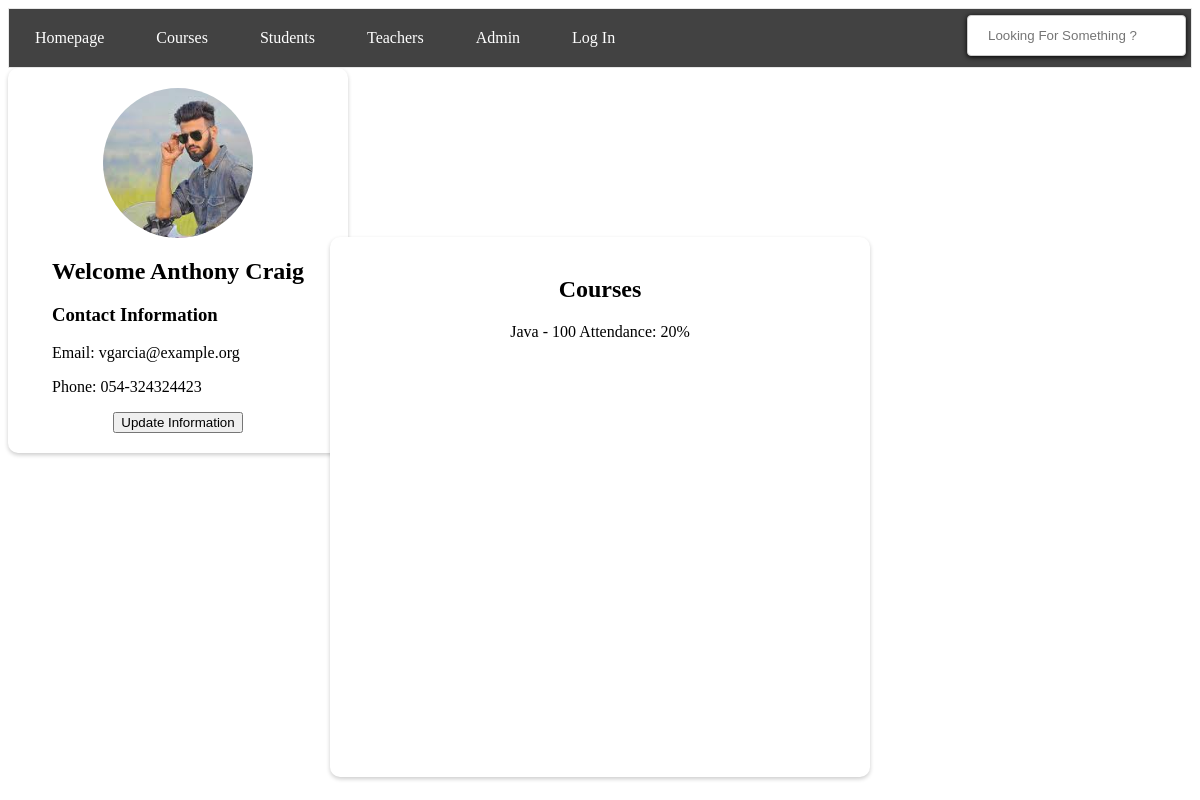
Screenshot of /student/1 with the database file from the repository.
### tables this page shows
CREATE TABLE students (
                id INTEGER PRIMARY KEY, 
                name TEXT NOT NULL,
                email TEXT UNIQUE NOT NULL,
                phone TEXT,
                photo_filename TEXT
            );

CREATE TABLE courses (
                id INTEGER PRIMARY KEY, 
                name TEXT NOT NULL,
                description TEXT,
                teacher_id INTEGER NOT NULL,
                FOREIGN KEY (teacher_id) REFERENCES teachers (id)
            );

### app.py (the view)
@app.route('/student/<s_id>', methods=['GET', 'POST'])
def student_page(s_id):
    for s_id, name, email, phone, photo in execute_query(f"SELECT * FROM students WHERE id={s_id}"):
        s_details = {"s_id": s_id, "name": name,
                     "email": email, "phone": phone, "photo": photo}
    course_ids = [c_id[0] for c_id in execute_query(
        f"SELECT course_id FROM students_courses WHERE student_id='{s_id}'")]
    c_names = []
    for i in course_ids:
        name = [n[0] for n in execute_query(
            f"SELECT name FROM courses WHERE id={i}")]
        c_names.append(name[0])
    s_details["grades"] = {c_names[i]: grade[0] for i, grade in enumerate(execute_query(
        f"SELECT grade FROM students_courses WHERE student_id={s_id} AND course_id IN ({','.join(map(str, course_ids))})"))}
    attendance_data = execute_query(
        f"SELECT ac.date, ac.attendance FROM attendances AS ac JOIN students_courses AS sc ON ac.course_id = sc.course_id WHERE sc.student_id = {s_id}")
    attendance_count = len(attendance_data)
    yes_count = sum(1 for data in attendance_data if data[1] == 'yes')
    average_attendance = round((yes_count / attendance_count) * 100)
    s_details["average_attendance"] = max(average_attendance, 0)
    return render_template("student_profile.html", s_details=s_details, c_names=c_names, course_ids=course_ids)

### setup_db.py (called while the page is built)
def execute_query(sql):
    with sqlite3.connect("students.db") as conn:
        cur = conn.cursor()
        cur.execute(sql)
    return cur.fetchall()

### templates/student_profile.html (shortened to what this page needs)
{% extends "base.html" %}
{% block content %}
{% include "navbar.html" %}
<div class="profile">
  <div class="profile-picture-container">
    <img class="profile-picture" src="/static/images/{{ s_details.photo }}" alt="{{ s_details.name }}">
  </div>
  <div class="profile-info">
    <h2>Welcome {{ s_details.name }}</h2>
    <h3>Contact Information</h3>
    <p>Email: {{ s_details.email }}</p>
    <p>Phone: {{ s_details.phone }}</p>
  </div>
  <form action="/update/{{ s_details.s_id }}" method="get" class="details">
    <input type="submit" value="Update Information">
  </form>
</div>
<div class="course-details">
  <h2>Courses</h2>
  {% for course, grade in s_details.grades.items() %}
  <p>{{ course }} - {{ grade }} Attendance: {{ s_details.average_attendance }}%</p>
  {% endfor %}
</div>
  {% endblock %}

### static/style.css (style rules this page uses)
img { height: 100%; width: 100%; object-fit: cover; opacity:calc(0.9); }
.profile { display: flex; flex-direction: column; align-items: center; width: 300px; background-color: #fff; border-radius: 10px; box-shadow: 0 2px 4px rgba(0, 0, 0, 0.2); padding: 20px; margin-bottom: 20px; }
.profile-picture-container { position: relative; width: 150px; height: 150px; border-radius: 50%; overflow: hidden; display: flex; justify-content: center; align-items: center; }
.profile-picture { position: absolute; width: 100%; height: 100%; object-fit: cover; object-position: center; z-index: 1; }
.profile-info h2 { margin-bottom: 10px; }
.course-details { background-color: #fff; border-radius: 10px; box-shadow: 0 2px 4px rgba(0, 0, 0, 0.2); padding: 20px; width: 500px; height:500px; text-align: center; margin: 0 auto; margin-top: -20%; }

### rows the page displays
students: photo (picture), name "Anthony Craig", email "vgarcia@example.org", phone "054-324324423"
courses: name "Java", grade "100", average_attendance "20"
